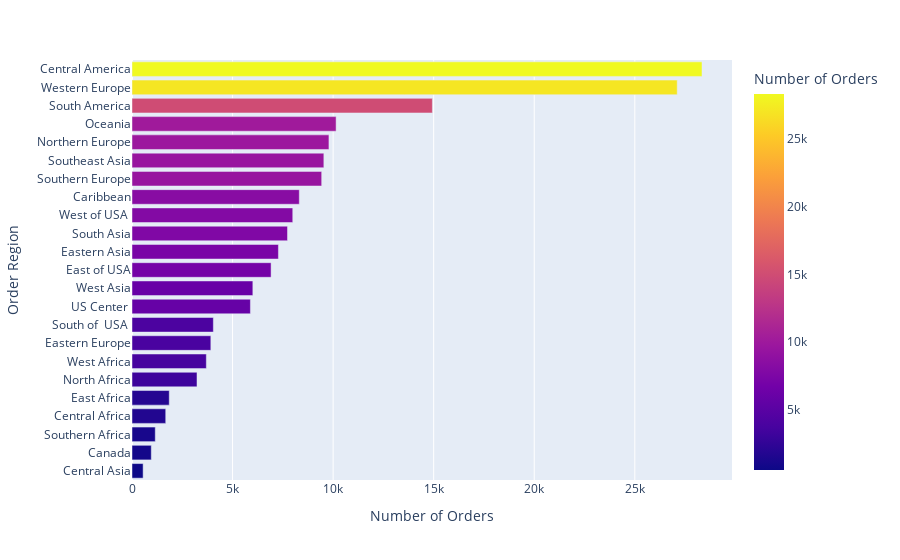

Write notebook code for a chart like this one.
### Markdown cell above
# Geo Features

### Code cell
data_Region=df1.groupby(['Order Region'])['Order Id'].count().reset_index(name='Number of Orders').sort_values(by= 'Number of Orders', ascending= True)
px.bar(data_Region, x='Number of Orders',y = 'Order Region',color ='Number of Orders')

### Figure 1 — Plotly figure (JSON) as saved in the notebook; plotly's stock layout.template omitted (floating-point values rounded to 4 significant figures)
{"data": [{"alignmentgroup": "True", "hovertemplate": "Number of Orders=%{marker.color}<br>Order Region=%{y}<extra></extra>", "legendgroup": "", "marker": {"color": [553, 959, 1157, 1677, 1852, 3232, 3696, 3920, 4045, 5887, 6009, 6915, 7280, 7731, 7993, 8318, 9431, 9539, 9792, 10148, 14935, 27109, 28341], "coloraxis": "coloraxis", "pattern": {"shape": ""}}, "name": "", "offsetgroup": "", "orientation": "h", "showlegend": false, "textposition": "auto", "type": "bar", "x": [553, 959, 1157, 1677, 1852, 3232, 3696, 3920, 4045, 5887, 6009, 6915, 7280, 7731, 7993, 8318, 9431, 9539, 9792, 10148, 14935, 27109, 28341], "xaxis": "x", "y": ["Central Asia", "Canada", "Southern Africa", "Central Africa", "East Africa", "North Africa", "West Africa", "Eastern Europe", "South of  USA ", "US Center ", "West Asia", "East of USA", "Eastern Asia", "South Asia", "West of USA ", "Caribbean", "Southern Europe", "Southeast Asia", "Northern Europe", "Oceania", "South America", "Western Europe", "Central America"], "yaxis": "y"}], "layout": {"barmode": "relative", "coloraxis": {"colorbar": {"title": {"text": "Number of Orders"}}, "colorscale": [[0, "#0d0887"], [0.1111, "#46039f"], [0.2222, "#7201a8"], [0.3333, "#9c179e"], [0.4444, "#bd3786"], [0.5556, "#d8576b"], [0.6667, "#ed7953"], [0.7778, "#fb9f3a"], [0.8889, "#fdca26"], [1, "#f0f921"]]}, "legend": {"tracegroupgap": 0}, "margin": {"t": 60}, "xaxis": {"anchor": "y", "domain": [0, 1], "title": {"text": "Number of Orders"}}, "yaxis": {"anchor": "x", "domain": [0, 1], "title": {"text": "Order Region"}}}}
